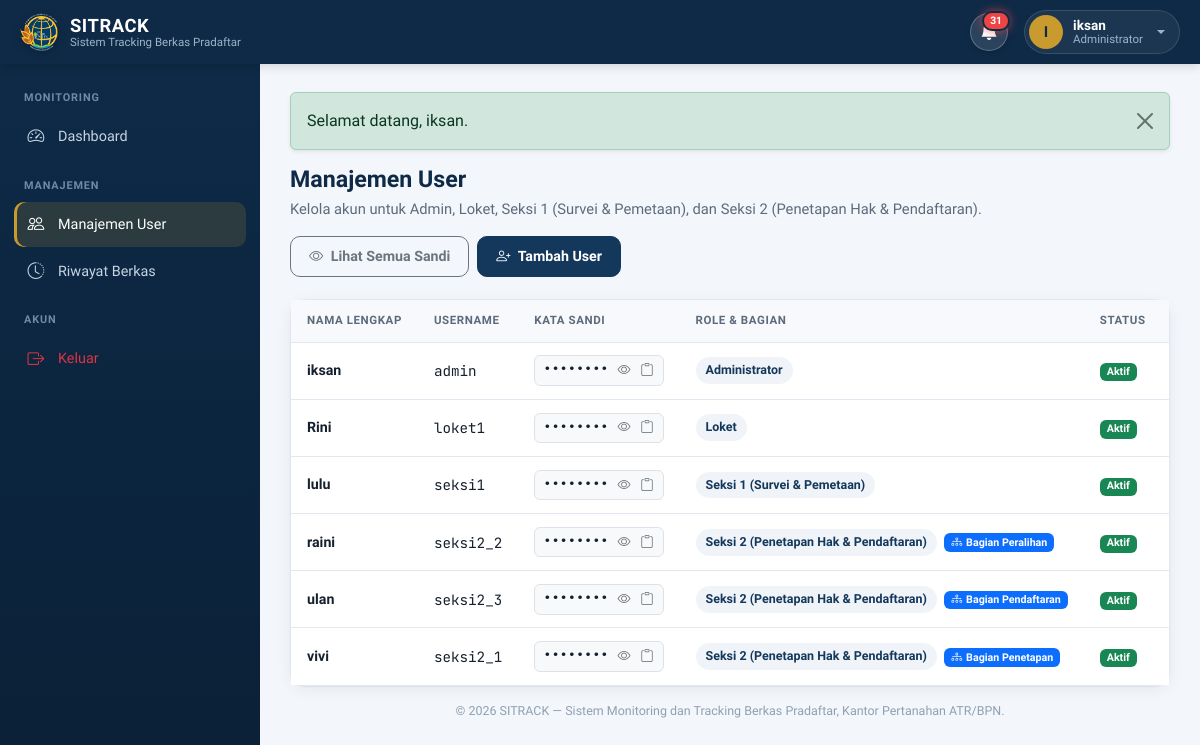
The page /admin/users.php (signed in) on the database its author committed.
### tables this page shows
CREATE TABLE `users` (
  `id` int(10) unsigned NOT NULL AUTO_INCREMENT,
  `username` varchar(50) NOT NULL,
  `password` varchar(255) NOT NULL COMMENT 'di-hash dengan password_hash() / bcrypt',
  `password_plain` varchar(255) DEFAULT NULL,
  `nama_lengkap` varchar(150) NOT NULL,
  `role` enum('admin','loket','seksi_1','seksi_2') NOT NULL,
  `sub_bagian` enum('Pendaftaran','Peralihan','Penetapan') DEFAULT NULL,
  `is_active` tinyint(1) NOT NULL DEFAULT 1,
  `created_at` timestamp NOT NULL DEFAULT current_timestamp(),
  PRIMARY KEY (`id`),
  UNIQUE KEY `username` (`username`)
);

### includes/functions.php (called while the page is built, shortened)
<?php
function isLoggedIn(): bool
{
    return isset($_SESSION['user_id']);
}
function currentUser(): ?array
{
    return [
        'id'           => $_SESSION['user_id'],
        'username'     => $_SESSION['username'],
        'nama_lengkap' => $_SESSION['nama_lengkap'],
        'role'         => $_SESSION['role'],
    ];
}
function roleLabel(string $role): string
{
    return match ($role) {
        'admin'   => 'Administrator',
        'loket'   => 'Loket',
        'seksi_1' => 'Seksi 1 (Survei & Pemetaan)',
        'seksi_2' => 'Seksi 2 (Penetapan Hak & Pendaftaran)',
        default   => ucfirst($role),
    };
}
function baseUrl(string $path = ''): string
{
    return '/bpn-tracking/' . ltrim($path, '/');
}
function e(?string $value): string
{
    return htmlspecialchars((string) $value, ENT_QUOTES, 'UTF-8');
}
require_once __DIR__ . '/notification_helper.php';

### includes/notification_helper.php (called while the page is built, shortened)
<?php
function hitungNotifikasiBelumDibaca(PDO $conn, int $userId, string $role): int
{
    try {
        $stmt = $conn->prepare("
            SELECT COUNT(*)
            FROM notifikasi n
            LEFT JOIN notifikasi_read nr ON nr.notifikasi_id = n.id AND nr.user_id = ?
            WHERE (n.target_role = ? OR n.target_role = 'all' OR n.target_user_id = ?)
              AND (n.target_user_id IS NULL OR n.target_user_id = ?)
              AND nr.id IS NULL
        ");
        $stmt->execute([$userId, $role, $userId, $userId]);
        return (int) $stmt->fetchColumn();
    } catch (Throwable $e) {
        error_log('Error hitungNotifikasiBelumDibaca: ' . $e->getMessage());
        return 0;
    }
}

### admin/users.php (the view, shortened to what this page needs)
<?php
require_once __DIR__ . '/../config/database.php';
require_once __DIR__ . '/../includes/functions.php';
$users = $conn->query("SELECT id, username, password_plain, nama_lengkap, role, sub_bagian, is_active, created_at FROM users ORDER BY FIELD(role,'admin','loket','seksi_1','seksi_2'), nama_lengkap ASC")->fetchAll();
require_once __DIR__ . '/../includes/header.php';
require_once __DIR__ . '/../includes/sidebar.php';
?>
<div class="page-head">
    <div>
        <h1>Manajemen User</h1>
        <p>Kelola akun untuk Admin, Loket, Seksi 1 (Survei &amp; Pemetaan), dan Seksi 2 (Penetapan Hak &amp; Pendaftaran).</p>
    </div>
    <div class="d-flex gap-2">
        <button type="button" class="btn btn-outline-secondary" id="btnToggleAllPasswords" onclick="toggleAllPasswords()">
            <i class="bi bi-eye me-1" id="iconToggleAll"></i> <span id="textToggleAll">Lihat Semua Sandi</span>
        </button>
        <button class="btn btn-primary" data-bs-toggle="modal" data-bs-target="#modalUser" onclick="openAddUser()">
            <i class="bi bi-person-plus me-1"></i> Tambah User
        </button>
    </div>
</div>
<div class="card">
    <div class="table-responsive">
        <table class="table table-modern align-middle mb-0">
            <thead>
                <tr>
                    <th class="text-nowrap">Nama Lengkap</th>
                    <th class="text-nowrap">Username</th>
                    <th class="text-nowrap">Kata Sandi</th>
                    <th class="text-nowrap">Role &amp; Bagian</th>
                    <th class="text-nowrap">Status</th>
                    <th class="text-nowrap">Dibuat</th>
                </tr>
            </thead>
            <tbody>
                <?php foreach ($users as $u): ?>
                <tr>
                    <td class="fw-semibold text-nowrap"><?= e($u['nama_lengkap']) ?></td>
                    <td class="mono text-nowrap"><?= e($u['username']) ?></td>
                    <td class="text-nowrap">
                        <?php if (!empty($u['password_plain'])): ?>
                            <div class="d-inline-flex align-items-center gap-1 bg-light px-2 py-1 rounded border user-pwd-box" style="font-size: 0.85rem;">
                                <span class="user-pwd-text font-monospace"
                                      id="pwd-text-<?= $u['id'] ?>"
                                      data-password="<?= e($u['password_plain']) ?>"
                                      data-masked="true">••••••••</span>
                                <button type="button"
                                        class="btn btn-link btn-sm p-0 text-secondary ms-1"
                                        id="pwd-btn-<?= $u['id'] ?>"
                                        onclick="toggleUserPassword(<?= $u['id'] ?>)"
                                        title="Tampilkan / Sembunyikan Kata Sandi">
                                    <i class="bi bi-eye"></i>
                                </button>
                                <button type="button"
                                        class="btn btn-link btn-sm p-0 text-secondary ms-1"
                                        onclick="copyUserPassword(<?= htmlspecialchars(json_encode($u['password_plain']), ENT_QUOTES, 'UTF-8') ?>, this)"
                                        title="Salin Kata Sandi">
                                    <i class="bi bi-clipboard"></i>
                                </button>
                            </div>
                        <?php else: ?>
                            <span class="badge text-bg-secondary" title="Sandi di-hash lama, belum tersimpan teks asli"><i class="bi bi-lock me-1"></i>Terenkripsi</span>
                        <?php endif; ?>
                    </td>
                    <td class="text-nowrap">
                        <span class="info-chip"><?= e(roleLabel($u['role'])) ?></span>
                        <?php if (!empty($u['sub_bagian'])): ?>
                            <span class="badge text-bg-primary ms-1"><i class="bi bi-diagram-3 me-1"></i>Bagian <?= e($u['sub_bagian']) ?></span>
                        <?php endif; ?>
                    </td>
                    <td class="text-nowrap">
                        <?php if ($u['is_active']): ?>
                            <span class="badge text-bg-success">Aktif</span>
                        <?php else: ?>
                            <span class="badge text-bg-secondary">Nonaktif</span>
                        <?php endif; ?>
                    </td>
                    <td class="small text-muted text-nowrap"><?= formatTanggal($u['created_at']) ?></td>
                </tr>
                <?php endforeach; ?>
            </tbody>
        </table>
    </div>
</div>
<?php require_once __DIR__ . '/../includes/footer.php'; ?>

### includes/header.php (shortened to what this page needs)
<?php
$user = currentUser();
global $conn;
$notifUnreadCount = 0;
if ($user && isset($conn)) {
    $notifUnreadCount = hitungNotifikasiBelumDibaca($conn, (int)$user['id'], $user['role']);
}
?>
<!DOCTYPE html>
<html lang="id">
<head>
<link href="https://cdn.jsdelivr.net/npm/bootstrap@5.3.3/dist/css/bootstrap.min.css" rel="stylesheet">
<link href="https://cdn.jsdelivr.net/npm/bootstrap-icons@1.11.3/font/bootstrap-icons.min.css" rel="stylesheet">
<link href="<?= baseUrl('assets/css/style.css') ?>?v=<?= time() ?>" rel="stylesheet">
</head>
<body>
<nav class="topbar">
    <div class="topbar-brand">
        <img src="<?= baseUrl('assets/img/logo-bpn-white.png') ?>?v=<?= time() ?>" alt="Logo ATR/BPN" class="brand-logo">
        <div class="brand-text">
            <span class="brand-mark">SITRACK</span>
            <span class="brand-sub">Sistem Tracking Berkas Pradaftar</span>
        </div>
    </div>
    <div class="d-flex align-items-center gap-3 ms-auto">
        <?php if ($user): ?>
        <div class="topbar-notif dropdown">
            <button class="btn-notif position-relative" type="button" id="notifDropdown" data-bs-toggle="dropdown" data-bs-auto-close="outside" aria-expanded="false" title="Pemberitahuan" style="width:38px; height:38px; border-radius:50%; background:rgba(255,255,255,0.12); border:1px solid rgba(255,255,255,0.25); color:#ffffff; display:inline-flex; align-items:center; justify-content:center; padding:0; cursor:pointer; box-shadow:0 2px 5px rgba(0,0,0,0.12);">
                <i class="bi bi-bell-fill" style="font-size:1.1rem; line-height:1;"></i>
                <span class="notif-badge <?= $notifUnreadCount > 0 ? '' : 'd-none' ?>" id="notifBadgeCounter" style="position:absolute; top:-3px; right:-3px; background:#EF4444; color:#ffffff; font-size:0.65rem; font-weight:800; line-height:1; padding:3px 6px; min-width:18px; text-align:center; border-radius:999px; border:2px solid #0E2A47; box-shadow:0 0 10px rgba(239,68,68,0.7);">
                    <?= $notifUnreadCount > 99 ? '99+' : $notifUnreadCount ?>
                </span>
            </button>
        </div>
        <?php endif; ?>
        <div class="topbar-user dropdown">
            <button class="btn-user dropdown-toggle" type="button" data-bs-toggle="dropdown" aria-expanded="false">
                <span class="user-avatar"><?= e(strtoupper(substr($user['nama_lengkap'] ?? '?', 0, 1))) ?></span>
                <span class="user-info d-none d-md-flex">
                    <strong><?= e($user['nama_lengkap'] ?? '') ?></strong>
                    <small><?= e(roleLabel($user['role'] ?? '')) ?></small>
                </span>
            </button>
        </div>
    </div>
</nav>
<div class="app-body">

### assets/css/style.css (style rules this page uses)
:root { --navy-900: #0E2A47; --navy-800: #14385C; --navy-700: #1B4770; --gold-500: #C99A2E; --gold-100: #FBF1DC; --bg-canvas: #F3F6FA; --surface: #FFFFFF; --text-900: #16212E; --text-600: #5C6B7C; --text-400: #8FA0B2; --border: #E2E8F0; --radius-md: 10px; --radius-lg: 16px; --shadow-soft: 0 1px 2px rgba(14, 42, 71, 0.06), 0 4px 16px rgba(14, 42, 71, 0.06); }
* { box-sizing: border-box; }
html { height: 100%; }
body { min-height: 100%; }
body { font-family: 'Plus Jakarta Sans', -apple-system, BlinkMacSystemFont, 'Segoe UI', sans-serif; background: var(--bg-canvas); color: var(--text-900); margin: 0; -webkit-font-smoothing: antialiased; }
.mono { font-family: 'JetBrains Mono', monospace; }
.topbar { height: 64px; background: var(--navy-900); color: #fff; display: flex; align-items: center; gap: 16px; padding: 0 20px; position: fixed; top: 0; left: 0; right: 0; width: 100%; z-index: 1030; box-shadow: 0 2px 10px rgba(0,0,0,0.15); }
.topbar-brand { display: flex; align-items: center; gap: 12px; }
.brand-logo { width: 38px; height: 38px; object-fit: contain; flex-shrink: 0; filter: drop-shadow(0 2px 4px rgba(0,0,0,0.25)); }
.brand-text { display: flex; flex-direction: column; line-height: 1.15; }
.brand-mark { font-weight: 800; font-size: 1.15rem; letter-spacing: 0.03em; color: #fff; }
.brand-sub { font-size: 0.72rem; color: #9FB3C8; font-weight: 500; }
.topbar-user { margin-left: auto; }
.btn-user { background: rgba(255,255,255,0.06); border: 1px solid rgba(255,255,255,0.12); border-radius: 999px; color: #fff; display: flex; align-items: center; gap: 10px; padding: 4px 14px 4px 4px; cursor: pointer; }
.btn-user::after { color: #9FB3C8; }
.user-avatar { width: 34px; height: 34px; border-radius: 50%; background: var(--gold-500); color: var(--navy-900); font-weight: 800; display: flex; align-items: center; justify-content: center; font-size: 0.95rem; }
.user-info { flex-direction: column; align-items: flex-start; line-height: 1.2; }
.user-info strong { font-size: 0.85rem; }
.user-info small { color: #9FB3C8; font-size: 0.72rem; }
.app-body { display: flex; min-height: 100vh; padding-top: 64px; }
.page-head { display: flex; align-items: flex-start; justify-content: space-between; gap: 16px; margin-bottom: 22px; flex-wrap: wrap; }
.page-head h1 { font-size: 1.45rem; font-weight: 800; color: var(--navy-900); margin: 0 0 4px; }
.page-head p { color: var(--text-600); margin: 0; font-size: 0.92rem; }
.card { border: 1px solid var(--border); border-radius: var(--radius-lg); box-shadow: var(--shadow-soft); }
.table-modern { margin-bottom: 0; font-size: 0.89rem; }
.table-modern thead th { background: #F7F9FC; color: var(--text-600); font-weight: 700; font-size: 0.72rem; text-transform: uppercase; letter-spacing: 0.05em; border-bottom: 1px solid var(--border); padding: 12px 16px; white-space: nowrap; }
.table-modern tbody td { padding: 12px 16px; vertical-align: middle; border-bottom: 1px solid var(--border); color: var(--text-900); }
.table-modern tbody tr:last-child td { border-bottom: none; }
.btn { border-radius: var(--radius-md); font-weight: 600; font-size: 0.89rem; padding: 9px 18px; }
.btn-sm, .btn-group-sm > .btn { padding: 6px 13px; font-size: 0.8125rem; line-height: 1.4; border-radius: 6px; font-weight: 600; }
.btn-primary { background: var(--navy-800); border-color: var(--navy-800); }
.info-chip { display: inline-flex; align-items: center; gap: 6px; background: #F0F4F8; color: var(--navy-800); font-size: 0.78rem; font-weight: 600; padding: 4px 10px; border-radius: 999px; }
.btn-notif { background: rgba(255, 255, 255, 0.08); border: 1px solid rgba(255, 255, 255, 0.16); border-radius: 50%; width: 38px; height: 38px; color: #E2E8F0; display: flex; align-items: center; justify-content: center; cursor: pointer; font-size: 1.05rem; position: relative; transition: all 0.2s ease; }
.btn-notif::after { display: none !important; }
.notif-badge { position: absolute; top: -2px; right: -2px; background-color: #DC2626; color: #FFFFFF; font-size: 0.65rem; font-weight: 800; line-height: 1; padding: 3px 5px; min-width: 17px; text-align: center; border-radius: 999px; border: 2px solid var(--navy-900); box-shadow: 0 0 8px rgba(220, 38, 38, 0.5); animation: notifPulse 2.2s infinite ease-in-out; }

### rows shown on the page
users: nama_lengkap "I", nama_lengkap "iksan", role "Administrator", username "admin", is_active "Aktif"
users: nama_lengkap "Rini", username "loket1", role "Loket", is_active "Aktif"
users: nama_lengkap "lulu", username "seksi1", role "Seksi 1 (Survei & Pemetaan)", is_active "Aktif"
users: nama_lengkap "raini", username "seksi2_2", role "Seksi 2 (Penetapan Hak & Pendaftaran)", sub_bagian "Peralihan", is_active "Aktif"
users: nama_lengkap "ulan", username "seksi2_3", role "Seksi 2 (Penetapan Hak & Pendaftaran)", sub_bagian "Pendaftaran", is_active "Aktif"
users: nama_lengkap "vivi", username "seksi2_1", role "Seksi 2 (Penetapan Hak & Pendaftaran)", sub_bagian "Penetapan", is_active "Aktif"

### other values the page prints
$notifUnreadCount "31"
$flash['message'] "Selamat datang, iksan."
